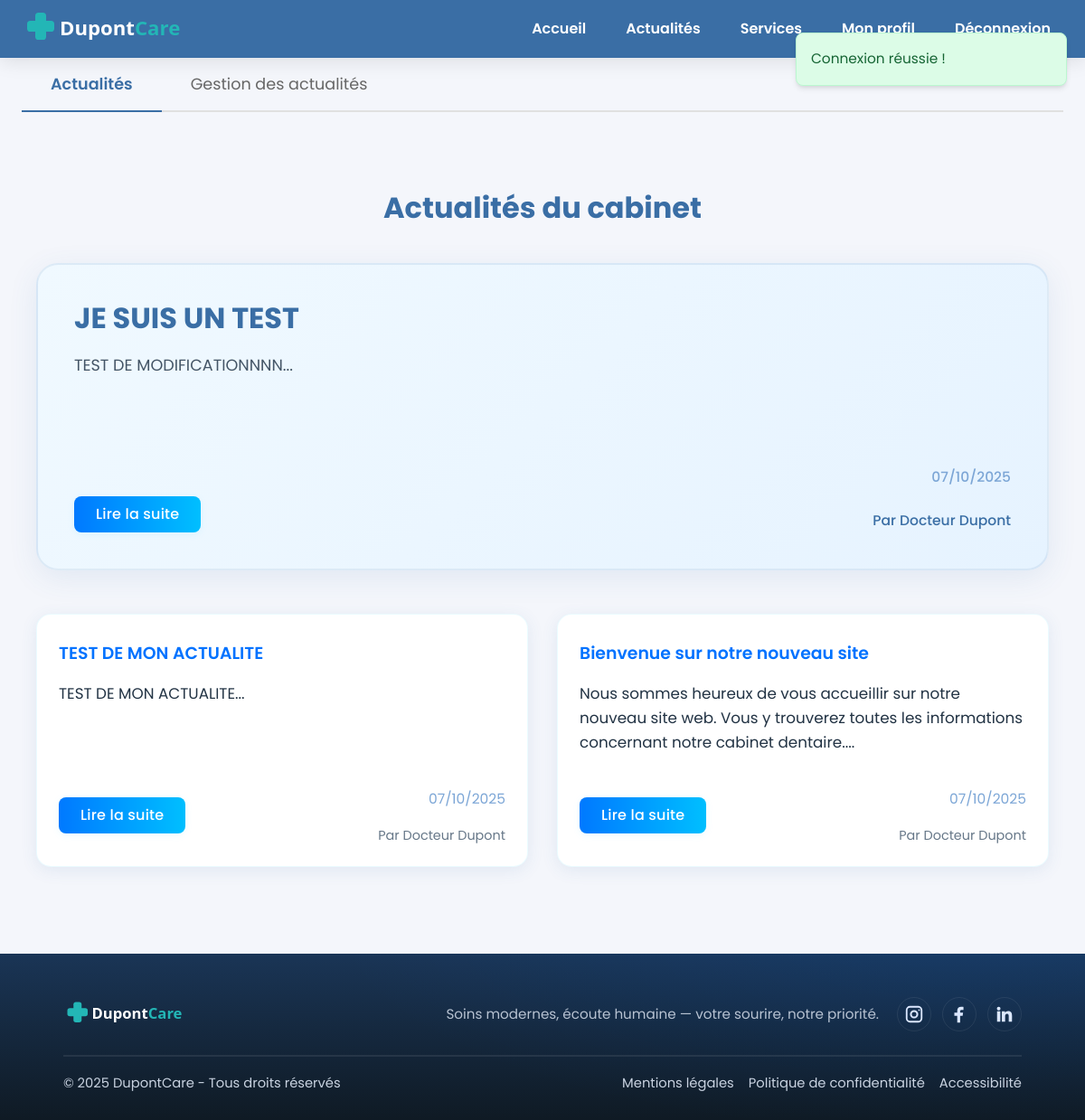
/index.php?page=actus (signed in), run on the app's committed database.
### tables this page shows
CREATE TABLE `actualite` (
  `id` int(10) UNSIGNED NOT NULL,
  `auteur_id` int(10) UNSIGNED NOT NULL,
  `titre` varchar(200) NOT NULL,
  `contenu` mediumtext NOT NULL,
  `date_publication` datetime DEFAULT NULL,
  `statut` enum('BROUILLON','PUBLIE','ARCHIVE') NOT NULL DEFAULT 'BROUILLON'
);

CREATE TABLE `utilisateur` (
  `id` int(10) UNSIGNED NOT NULL,
  `role` enum('PATIENT','MEDECIN','SECRETAIRE') NOT NULL,
  `nom` varchar(100) NOT NULL,
  `prenom` varchar(100) NOT NULL,
  `email` varchar(190) NOT NULL,
  `telephone` varchar(30) DEFAULT NULL,
  `avatar` varchar(255) DEFAULT NULL,
  `password_hash` varchar(255) NOT NULL,
  `date_inscription` datetime NOT NULL DEFAULT current_timestamp(),
  `date_naissance` date DEFAULT NULL
);

### app/core/App.php (called while the page is built, shortened)
<?php
class App {
    public function run() {
        $action = $_GET['action'] ?? 'index';
        $method = $action;
        $params = [];
        try {
            $controller = new $controllerClass();
            call_user_func_array([$controller, $method], $params);
        } catch (\Exception $e) {
            error_log("Exception détaillée: " . $e->getMessage());
            error_log("Fichier: " . $e->getFile() . " ligne " . $e->getLine());
            error_log("Stack trace: " . $e->getTraceAsString());
            http_response_code(404);
            include __DIR__ . '/../views/error/404.php';
        }
    }
}

### index.php (called while the page is built, shortened)
<?php
spl_autoload_register(function ($class) {
    $path = __DIR__ . '/' . str_replace('\\', '/', $class) . '.php';
});
$app = new App();
$app->run();

### app/entities/Article.php (called while the page is built, shortened)
<?php
class Article {
    private ?int $id = null;
    private string $titre = '';
    private string $contenu = '';
    private ?\DateTime $datePublication = null;
    private ?string $auteurNom = null;
    private ?string $auteurPrenom = null;
    public function __construct(array $data = []) {
        foreach ($data as $key => $value) {
            $method = 'set' . ucfirst($key);
        }
    }
    public function getId(): ?int {
        return $this->id;
    }
    public function getTitre(): string {
        return $this->titre;
    }
    public function getContenu(): string {
        return $this->contenu;
    }
    public function getDatePublication(): ?\DateTime {
        return $this->datePublication;
    }
    public function getAuteurNom(): ?string {
        return $this->auteurNom;
    }
    public function getAuteurPrenom(): ?string {
        return $this->auteurPrenom;
    }
    public function setId(int $id): self {
        $this->id = $id;
        return $this;
    }
    public function setAuteurId(int $auteurId): self {
        return $this;
    }
    public function setTitre(string $titre): self {
        $this->titre = $titre;
        return $this;
    }
    public function setContenu(string $contenu): self {
        $this->contenu = $contenu;
        return $this;
    }
    public function setDatePublication(?\DateTime $datePublication): self {
        $this->datePublication = $datePublication;
        return $this;
    }
    public function setStatut(string $statut): self {
        return $this;
    }
    public function setAuteur(?User $auteur): self {
        if ($auteur) {
            $this->auteurNom = $auteur->getNom();
            $this->auteurPrenom = $auteur->getPrenom();
        }
        return $this;
    }
    public function setAuteurNom(?string $nom): self {
        $this->auteurNom = $nom;
        return $this;
    }
    public function setAuteurPrenom(?string $prenom): self {
        $this->auteurPrenom = $prenom;
        return $this;
    }
}

### app/core/Model.php (called while the page is built, shortened)
<?php
abstract class Model {
    public function __construct() {
        $this->db = Database::getInstance();
    }
}

### app/models/database.php (called while the page is built, shortened)
<?php
class Database {
    private static $instance = null;
    private $connection;
    private function __construct() {
        $host = 'localhost';
        $dbname = 'bdd_dupont';
        $user = 'root';
        $pass = '';
        $options = [
            PDO::ATTR_ERRMODE => PDO::ERRMODE_EXCEPTION,
            PDO::ATTR_DEFAULT_FETCH_MODE => PDO::FETCH_ASSOC,
            PDO::MYSQL_ATTR_INIT_COMMAND => 'SET NAMES utf8mb4'
        ];
        try {
            $this->connection = new PDO(
                "mysql:host=$host;dbname=$dbname",
                $user,
                $pass,
                $options
            );
        } catch (PDOException $e) {
            die('Erreur connexion BDD : ' . $e->getMessage());
        }
    }
    public function prepare($sql) {
        return $this->connection->prepare($sql);
    }
    public static function getInstance() {
        if (self::$instance === null) {
            self::$instance = new self();
        }
        return self::$instance;
    }
}

### app/models/ActuModel.php (called while the page is built, shortened)
<?php
class ActuModel extends Model
{
    private function arrayToEntity(array $data): Article
    {
        if (!empty($data['date_publication'])) {
            $data['datePublication'] = new \DateTime($data['date_publication']);
        }
        $auteur = null;
        if (isset($data['auteur_id'], $data['auteur_nom'], $data['auteur_prenom'])) {
            $auteur = new User([
                'id'     => (int)$data['auteur_id'],
                'nom'    => (string)$data['auteur_nom'],
                'prenom' => (string)$data['auteur_prenom'],
            ]);
        }
        $mapped = [];
        foreach ($data as $key => $value) {
            $camel = lcfirst(str_replace('_', '', ucwords((string)$key, '_')));
            $mapped[$camel] = $value;
        }
        $article = new Article($mapped);
        if ($auteur) {
            $article->setAuteur($auteur);
        }
        return $article;
    }
    public function getAllActus(?int $limit = null): array
    {
        $sql = "SELECT a.*, u.nom AS auteur_nom, u.prenom AS auteur_prenom
                FROM actualite a
                JOIN utilisateur u ON a.auteur_id = u.id
                WHERE a.statut = :statut
                ORDER BY a.date_publication DESC";
        $stmt = $this->db->prepare($sql);
        $stmt->bindValue(':statut', Article::STATUT_PUBLIE);
        $stmt->execute();
        $out = [];
        while ($row = $stmt->fetch(PDO::FETCH_ASSOC)) {
            $out[] = $this->arrayToEntity($row);
        }
        return $out;
    }
}

### app/entities/User.php (called while the page is built, shortened)
<?php
class User {
    private int $id;
    private string $nom;
    private string $prenom;
    public function __construct(array $data = []) {
        foreach ($data as $key => $value) {
            $method = 'set' . ucfirst($key);
        }
    }
    public function getId(): int {
        return $this->id;
    }
    public function getNom(): string {
        return $this->nom;
    }
    public function getPrenom(): string {
        return $this->prenom;
    }
    public function setId(int $id): self {
        $this->id = $id;
        return $this;
    }
    public function setNom(string $nom): self {
        $this->nom = $nom;
        return $this;
    }
    public function setPrenom(string $prenom): self {
        $this->prenom = $prenom;
        return $this;
    }
}

### app/views/actu-combined.php (the view, shortened to what this page needs)
<?php
include __DIR__ . '/templates/header.php';
include __DIR__ . '/templates/flash-messages.php';
?>
<main class="container">
    <div class="tabs-container">
        <div class="tabs-nav">
            <button class="tab-button" data-tab="tab-public">Actualités</button>
            <button class="tab-button" data-tab="tab-admin">Gestion des actualités</button>
        </div>
                <div id="tab-public" class="tab-content">
                        <section class="actu-section">
                                <h2>Actualités du cabinet</h2>
                                <div class="actu-container">
                                    <?php if (empty($actus)): ?>
                                        <p class="no-actus">Aucune actualité n'est disponible pour le moment.</p>
                                    <?php else: ?>
                                        <?php $latestActu = array_shift($actus); ?>
                                        <article class="actu-featured">
                                            <div class="actu-featured-content">
                                                <h3><?php echo htmlspecialchars($latestActu->getTitre()); ?></h3>
                                                <p><?php echo htmlspecialchars(substr(strip_tags($latestActu->getContenu()), 0, 400)) . '...'; ?></p>
                                                <div class="actu-footer">
                                                    <a href="index.php?page=actus&action=show&id=<?php echo $latestActu->getId(); ?>" class="btn btn-primary">Lire la suite</a>
                                                    <div class="actu-meta">
                                                        <span class="actu-date"><?php echo $latestActu->getDatePublication()->format('d/m/Y'); ?></span>
                                                        <span class="actu-author">Par <?php echo htmlspecialchars($latestActu->getAuteurPrenom() . ' ' . $latestActu->getAuteurNom()); ?></span>
                                                    </div>
                                                </div>
                                            </div>
                                        </article>
                                        <div class="actu-list">
                                            <?php foreach ($actus as $actu): ?>
                                                <article class="actu-card">
                                                    <h3><?php echo htmlspecialchars($actu->getTitre()); ?></h3>
                                                    <p><?php echo htmlspecialchars(substr(strip_tags($actu->getContenu()), 0, 200)) . '...'; ?></p>
                                                    <div class="actu-footer">
                                                        <a href="index.php?page=actus&action=show&id=<?php echo $actu->getId(); ?>" class="btn btn-primary">Lire la suite</a>
                                                        <div class="actu-meta">
                                                            <span class="actu-date"><?php echo $actu->getDatePublication()->format('d/m/Y'); ?></span>
                                                            <span class="actu-author">Par <?php echo htmlspecialchars($actu->getAuteurPrenom() . ' ' . $actu->getAuteurNom()); ?></span>
                                                        </div>
                                                    </div>
                                                </article>
                                            <?php endforeach; ?>
                                        </div>
                                    <?php endif; ?>
                                </div>
                        </section>
                </div>
    </div>
</main>
<?php include __DIR__ . '/templates/footer.php'; ?>

### css/style.css (style rules this page uses)
* { box-sizing: border-box; margin: 0; padding: 0; }
body { font-family: 'Poppins', system-ui, -apple-system, Segoe UI, Roboto, Arial, sans-serif; line-height: 1.6; color: #333; }
main { min-height: 100vh; width: 100%; padding: 20px; }
:root { --bg: #f4f6fb; --brand: #3a6ea5; --accent: #00c6ff; --accent-2: #0072ff; --text: #1e2936; --white: #fff; --footer-bg: #0f1724; --footer-text: #c9d3e1; --footer-heading: #ffffff; --footer-line: rgba(255,255,255,0.08); }
html, body { height: 100%; }
body { font-family: 'Poppins', system-ui, -apple-system, Segoe UI, Roboto, Arial, sans-serif; background: var(--bg); color: var(--text); line-height: 1.6; }
.container { max-width: 1200px; margin: 0 auto; padding: 0 24px; }
.btn { width: auto; display: inline-flex; align-items: center; justify-content: center; padding: 10px 12px; border-radius: 10px; background: linear-gradient(to right, var(--accent) 0%, var(--accent-2) 100%); background-size: 120% 100%; background-position: center; color: var(--white); font-weight: 600; text-decoration: none; font-size: 0.95rem; transition: opacity 0.2s, transform 0.2s, box-shadow 0.2s; box-shadow: 0 4px 12px rgba(0,114,255,0.18); align-self: flex-start; }
html { scroll-behavior: smooth; }

### css/login.css (style rules this page uses)
input, button, select, textarea { font-family: 'Poppins', system-ui, -apple-system, Segoe UI, Roboto, Arial, sans-serif !important; }
html, body { height: 100%; }
body { display: flex; flex-direction: column; min-height: 100vh; }
main { flex: 1 0 auto; }
body { font-family: 'Poppins', system-ui, -apple-system, Segoe UI, Roboto, Arial, sans-serif; background: #f4f6fb; color: #1e2936; margin: 0; min-height: 100vh; }

### css/register.css (style rules this page uses)
body { font-family: 'Poppins', system-ui, -apple-system, Segoe UI, Roboto, Arial, sans-serif; background: #f4f6fb; color: #1e2936; margin: 0; min-height: 100vh; }
html, body { height: 100%; }
body { display: flex; flex-direction: column; min-height: 100vh; }
main { flex: 1 0 auto; }

### css/tabs.css (style rules this page uses)
.tabs-container { margin-bottom: 2rem; }
.tabs-nav { display: flex; border-bottom: 2px solid #e0e0e0; margin-bottom: 2rem; }
.tab-button { padding: 1rem 2rem; border: none; background: none; font-size: 1.1rem; color: #666; cursor: pointer; position: relative; transition: all 0.3s ease; }
.tab-button.active { color: #3a6ea5; font-weight: 600; }
.tab-button.active::after { content: ''; position: absolute; bottom: -2px; left: 0; width: 100%; height: 2px; background-color: #3a6ea5; }
.tab-content { display: none; }
.tab-content.active { display: block; animation: fadeIn 0.3s ease-in-out; }

### css/profil.css (style rules this page uses)
.btn { display: inline-block; line-height: 1; padding: 12px 20px; border-radius: 10px; font-weight: 600; font-size: 1rem; text-decoration: none; border: 1px solid transparent; cursor: pointer; transition: transform 0.2s, box-shadow 0.2s, opacity 0.2s, border-color 0.2s; box-shadow: 0 4px 12px rgba(0,114,255,0.13); }

### css/common.css (style rules this page uses)
:root { --bg: #f4f6fb; --card-bg: #ffffff; --text: #1e293b; --muted: #5b6b7b; --brand: #3a6ea5; --accent: #00c6ff; --ring: rgba(0, 114, 255, 0.18); --ok: #2e7d32; --ok-bg: #e8f5e9; --err: #c62828; --err-bg: #ffebee; --border: #d9e2ec; --input-bg: #f9fbfd; --radius-lg: 16px; --radius: 12px; --radius-sm: 8px; --shadow-sm: 0 4px 16px rgba(58, 110, 165, 0.10); --shadow-md: 0 8px 28px rgba(58, 110, 165, 0.12); --gap: 24px; --ff: "Poppins", system-ui, -apple-system, Segoe UI, Roboto, Arial, sans-serif; }
.btn { appearance: none; border: 0; border-radius: 12px; padding: 12px 18px; font-weight: 700; cursor: pointer; transition: transform .06s ease, box-shadow .18s ease, background-color .18s ease; letter-spacing: .2px; }
.btn-primary { background: linear-gradient(to right, #0072ff, #00c6ff); background-size: 120% 100%; background-position: center; color: #fff; border: none; box-shadow: 0 2px 8px rgba(0,198,255,0.08); }

### data on the page
actualite: titre "JE SUIS UN TEST", contenu "TEST DE MODIFICATIONNNN"
utilisateur: $latestActu->getAuteurPrenom() . ' ' . $latestActu->getAuteurNom() "Docteur Dupont"
actualite: titre "TEST DE MON ACTUALITE", contenu "TEST DE MON ACTUALITE", format "07/10/2025", auteur.nom "Docteur Dupont"
actualite: titre "Bienvenue sur notre nouveau site", contenu "Nous sommes heureux de vous accueillir sur notre nouveau site web. Vous y trouverez toutes les informations concernant notre cabinet dentaire.", format "07/10/2025", auteur.nom "Docteur Dupont"

### other printed values
$_SESSION['success'] "Connexion réussie !"
$latestActu->getDatePublication()->format('d/m/Y') "07/10/2025"
